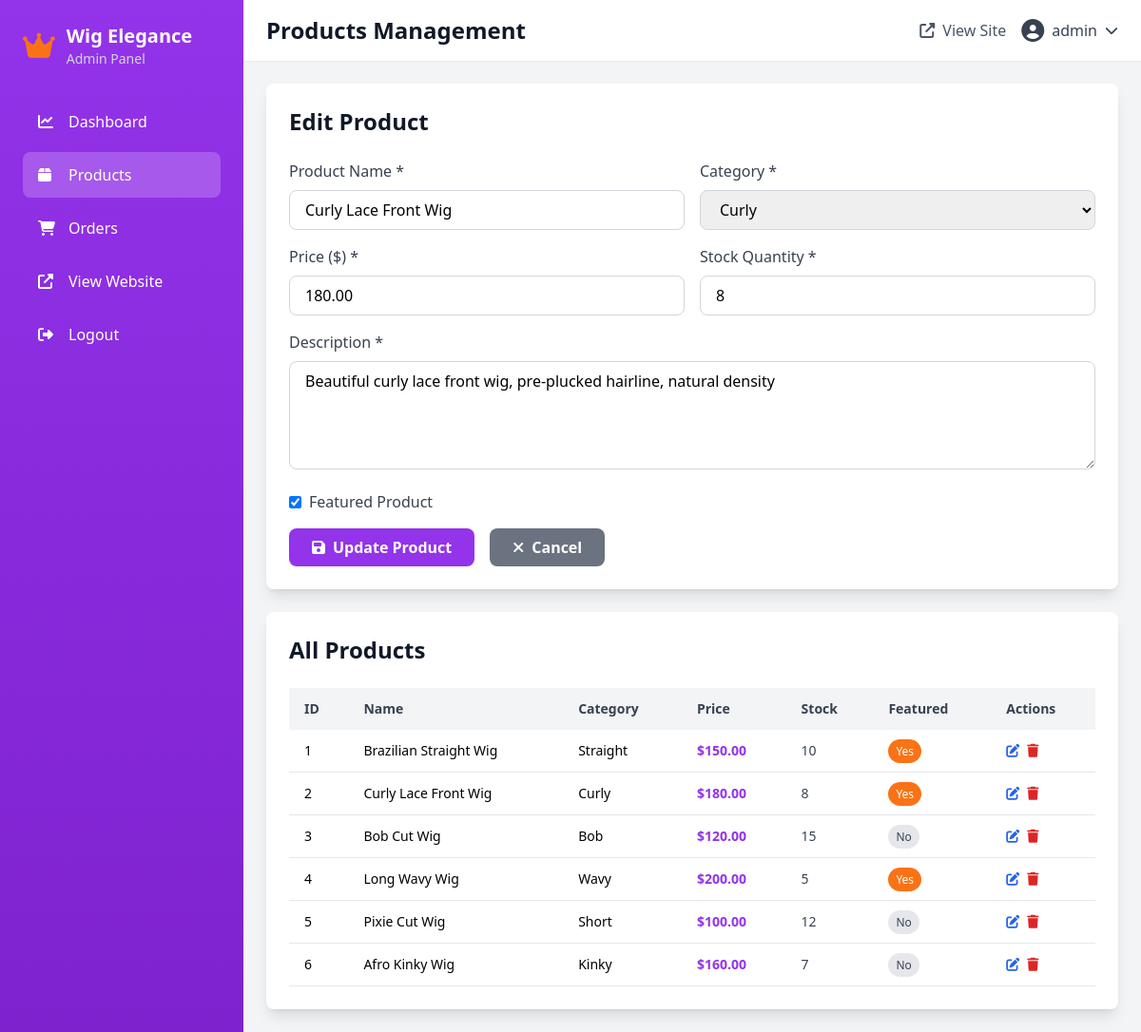
The app's page /admin/products.php?edit=2 (signed in) with its own data.
### tables this page shows
CREATE TABLE IF NOT EXISTS products (
    id INT AUTO_INCREMENT PRIMARY KEY,
    name VARCHAR(255) NOT NULL,
    description TEXT,
    price DECIMAL(10, 2) NOT NULL,
    image VARCHAR(255),
    category VARCHAR(100),
    stock INT DEFAULT 0,
    featured BOOLEAN DEFAULT FALSE,
    created_at TIMESTAMP DEFAULT CURRENT_TIMESTAMP,
    updated_at TIMESTAMP DEFAULT CURRENT_TIMESTAMP ON UPDATE CURRENT_TIMESTAMP
);

### config/config.php (called while the page is built, shortened)
<?php
function formatPrice($price) {
    return CURRENCY . number_format($price, 2);
}
?>

### admin/products.php (the view, shortened to what this page needs)
<?php
include 'includes/header.php';
$products = $conn->query("SELECT * FROM products ORDER BY created_at DESC")->fetch_all(MYSQLI_ASSOC);
$editProduct = null;
if (isset($_GET['edit'])) {
    $editId = intval($_GET['edit']);
    $stmt = $conn->prepare("SELECT * FROM products WHERE id=?");
    $stmt->bind_param("i", $editId);
    $stmt->execute();
    $editProduct = $stmt->get_result()->fetch_assoc();
}
?>
<div class="bg-white rounded-lg shadow-lg p-6 mb-6">
    <h2 class="text-2xl font-bold text-gray-900 mb-6">
        <?php echo $editProduct ? 'Edit Product' : 'Add New Product'; ?>
    </h2>
    <form method="POST" action="" class="space-y-4">
        <div class="grid grid-cols-1 md:grid-cols-2 gap-4">
            <div>
                <label class="block text-gray-700 font-medium mb-2">Product Name *</label>
                <input type="text" name="name" required
                       value="<?php echo $editProduct ? htmlspecialchars($editProduct['name']) : ''; ?>"
                       class="w-full px-4 py-2 border border-gray-300 rounded-lg focus:outline-none focus:ring-2 focus:ring-primary">
            </div>
            <div>
                <label class="block text-gray-700 font-medium mb-2">Category *</label>
                <select name="category" required
                        class="w-full px-4 py-2 border border-gray-300 rounded-lg focus:outline-none focus:ring-2 focus:ring-primary">
                    <option value="Curly" <?php echo ($editProduct && $editProduct['category'] === 'Curly') ? 'selected' : ''; ?>>Curly</option>
                </select>
            </div>
            <div>
                <label class="block text-gray-700 font-medium mb-2">Price ($) *</label>
                <input type="number" name="price" step="0.01" required
                       value="<?php echo $editProduct ? $editProduct['price'] : ''; ?>"
                       class="w-full px-4 py-2 border border-gray-300 rounded-lg focus:outline-none focus:ring-2 focus:ring-primary">
            </div>
            <div>
                <label class="block text-gray-700 font-medium mb-2">Stock Quantity *</label>
                <input type="number" name="stock" required
                       value="<?php echo $editProduct ? $editProduct['stock'] : ''; ?>"
                       class="w-full px-4 py-2 border border-gray-300 rounded-lg focus:outline-none focus:ring-2 focus:ring-primary">
            </div>
        </div>
        <div>
            <label class="block text-gray-700 font-medium mb-2">Description *</label>
            <textarea name="description" rows="4" required
                      class="w-full px-4 py-2 border border-gray-300 rounded-lg focus:outline-none focus:ring-2 focus:ring-primary"><?php echo $editProduct ? htmlspecialchars($editProduct['description']) : ''; ?></textarea>
        </div>
        <div>
            <label class="flex items-center cursor-pointer">
                <input type="checkbox" name="featured"
                       <?php echo ($editProduct && $editProduct['featured']) ? 'checked' : ''; ?>
                       class="mr-2">
                <span class="text-gray-700">Featured Product</span>
            </label>
        </div>
        <div class="flex space-x-4">
            <button type="submit"
                    class="bg-primary hover:bg-purple-700 text-white px-6 py-2 rounded-lg font-semibold transition duration-300">
                <i class="fas fa-save mr-2"></i><?php echo $editProduct ? 'Update Product' : 'Add Product'; ?>
            </button>
            <?php if ($editProduct): ?>
            <a href="products.php"
               class="bg-gray-500 hover:bg-gray-600 text-white px-6 py-2 rounded-lg font-semibold transition duration-300">
                <i class="fas fa-times mr-2"></i>Cancel
            </a>
            <?php endif; ?>
        </div>
    </form>
</div>
<div class="bg-white rounded-lg shadow-lg p-6">
    <h2 class="text-2xl font-bold text-gray-900 mb-6">All Products</h2>
    <div class="overflow-x-auto">
        <table class="w-full">
            <thead>
                <tr class="bg-gray-100">
                    <th class="px-4 py-3 text-left text-sm font-semibold text-gray-700">ID</th>
                    <th class="px-4 py-3 text-left text-sm font-semibold text-gray-700">Name</th>
                    <th class="px-4 py-3 text-left text-sm font-semibold text-gray-700">Category</th>
                    <th class="px-4 py-3 text-left text-sm font-semibold text-gray-700">Price</th>
                    <th class="px-4 py-3 text-left text-sm font-semibold text-gray-700">Stock</th>
                    <th class="px-4 py-3 text-left text-sm font-semibold text-gray-700">Featured</th>
                    <th class="px-4 py-3 text-left text-sm font-semibold text-gray-700">Actions</th>
                </tr>
            </thead>
            <tbody>
                <?php foreach ($products as $product): ?>
                <tr class="border-b border-gray-200 hover:bg-gray-50">
                    <td class="px-4 py-3 text-sm"><?php echo $product['id']; ?></td>
                    <td class="px-4 py-3 text-sm font-medium"><?php echo htmlspecialchars($product['name']); ?></td>
                    <td class="px-4 py-3 text-sm"><?php echo htmlspecialchars($product['category']); ?></td>
                    <td class="px-4 py-3 text-sm font-semibold text-primary"><?php echo formatPrice($product['price']); ?></td>
                    <td class="px-4 py-3 text-sm">
                        <span class="<?php echo $product['stock'] < 5 ? 'text-red-600 font-bold' : 'text-gray-700'; ?>">
                            <?php echo $product['stock']; ?>
                        </span>
                    </td>
                    <td class="px-4 py-3 text-sm">
                        <?php if ($product['featured']): ?>
                        <span class="px-2 py-1 bg-secondary text-white text-xs rounded-full">Yes</span>
                        <?php else: ?>
                        <span class="px-2 py-1 bg-gray-200 text-gray-700 text-xs rounded-full">No</span>
                        <?php endif; ?>
                    </td>
                    <td class="px-4 py-3 text-sm">
                        <div class="flex space-x-2">
                            <a href="?edit=<?php echo $product['id']; ?>"
                               class="text-blue-600 hover:text-blue-800">
                                <i class="fas fa-edit"></i>
                            </a>
                            <form method="POST" action="" class="inline" onsubmit="return confirm('Are you sure you want to delete this product?');">
                                <button type="submit" class="text-red-600 hover:text-red-800">
                                    <i class="fas fa-trash"></i>
                                </button>
                            </form>
                        </div>
                    </td>
                </tr>
                <?php endforeach; ?>
            </tbody>
        </table>
    </div>
</div>
<?php include 'includes/footer.php'; ?>

### assets/css/custom.css (style rules this page uses)
html { scroll-behavior: smooth; }

### records on screen
products: name "Curly Lace Front Wig", category "Curly", price "180.00", stock "8", description "Beautiful curly lace front wig, pre-plucked hairline, natural density", featured "☑", id "2", price "$180.00", shows "Yes"
products: id "1", name "Brazilian Straight Wig", category "Straight", price "$150.00", stock "10", featured "Yes"
products: id "3", name "Bob Cut Wig", category "Bob", price "$120.00", stock "15", featured "No"
products: id "4", name "Long Wavy Wig", category "Wavy", price "$200.00", stock "5", featured "Yes"
products: id "5", name "Pixie Cut Wig", category "Short", price "$100.00", stock "12", featured "No"
products: id "6", name "Afro Kinky Wig", category "Kinky", price "$160.00", stock "7", featured "No"

### other values on screen
SITE_NAME "Wig Elegance"
$pageTitle "Products Management"
$_SESSION['admin_username'] "admin"
